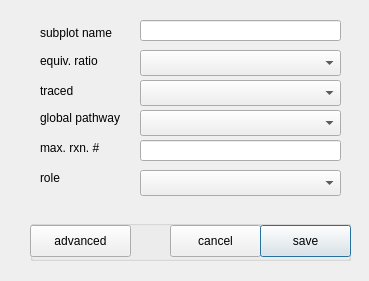
<?xml version="1.0" encoding="UTF-8"?>
<ui version="4.0">
 <class>Dialog</class>
 <widget class="QDialog" name="Dialog">
  <property name="geometry">
   <rect>
    <x>0</x>
    <y>0</y>
    <width>369</width>
    <height>281</height>
   </rect>
  </property>
  <property name="windowTitle">
   <string>reactions associated to GP</string>
  </property>
  <widget class="QLineEdit" name="txt_name">
   <property name="geometry">
    <rect>
     <x>140</x>
     <y>20</y>
     <width>201</width>
     <height>21</height>
    </rect>
   </property>
   <property name="text">
    <string/>
   </property>
  </widget>
  <widget class="QLabel" name="label_18">
   <property name="geometry">
    <rect>
     <x>40</x>
     <y>25</y>
     <width>121</width>
     <height>16</height>
    </rect>
   </property>
   <property name="text">
    <string>subplot name</string>
   </property>
  </widget>
  <widget class="QLabel" name="label_20">
   <property name="geometry">
    <rect>
     <x>40</x>
     <y>53</y>
     <width>121</width>
     <height>16</height>
    </rect>
   </property>
   <property name="text">
    <string>equiv. ratio</string>
   </property>
  </widget>
  <widget class="QComboBox" name="cb_phi">
   <property name="geometry">
    <rect>
     <x>140</x>
     <y>50</y>
     <width>201</width>
     <height>26</height>
    </rect>
   </property>
  </widget>
  <widget class="QLabel" name="label_19">
   <property name="geometry">
    <rect>
     <x>40</x>
     <y>83</y>
     <width>121</width>
     <height>16</height>
    </rect>
   </property>
   <property name="text">
    <string>traced</string>
   </property>
  </widget>
  <widget class="QComboBox" name="cb_traced">
   <property name="geometry">
    <rect>
     <x>140</x>
     <y>80</y>
     <width>201</width>
     <height>26</height>
    </rect>
   </property>
  </widget>
  <widget class="QComboBox" name="cb_GP">
   <property name="geometry">
    <rect>
     <x>140</x>
     <y>110</y>
     <width>201</width>
     <height>26</height>
    </rect>
   </property>
  </widget>
  <widget class="QLabel" name="label_21">
   <property name="geometry">
    <rect>
     <x>40</x>
     <y>110</y>
     <width>121</width>
     <height>16</height>
    </rect>
   </property>
   <property name="text">
    <string>global pathway</string>
   </property>
  </widget>
  <widget class="QGroupBox" name="groupBox_3">
   <property name="geometry">
    <rect>
     <x>30</x>
     <y>220</y>
     <width>321</width>
     <height>41</height>
    </rect>
   </property>
   <property name="title">
    <string/>
   </property>
   <property name="flat">
    <bool>true</bool>
   </property>
   <widget class="QPushButton" name="btn_cancel">
    <property name="geometry">
     <rect>
      <x>140</x>
      <y>5</y>
      <width>91</width>
      <height>32</height>
     </rect>
    </property>
    <property name="text">
     <string>cancel</string>
    </property>
   </widget>
   <widget class="QPushButton" name="btn_save">
    <property name="geometry">
     <rect>
      <x>230</x>
      <y>5</y>
      <width>91</width>
      <height>32</height>
     </rect>
    </property>
    <property name="text">
     <string>save</string>
    </property>
    <property name="default">
     <bool>true</bool>
    </property>
   </widget>
   <widget class="QPushButton" name="btn_adv">
    <property name="geometry">
     <rect>
      <x>0</x>
      <y>5</y>
      <width>101</width>
      <height>32</height>
     </rect>
    </property>
    <property name="text">
     <string>advanced</string>
    </property>
   </widget>
  </widget>
  <widget class="QLabel" name="label_22">
   <property name="geometry">
    <rect>
     <x>40</x>
     <y>140</y>
     <width>121</width>
     <height>16</height>
    </rect>
   </property>
   <property name="text">
    <string>max. rxn. #</string>
   </property>
  </widget>
  <widget class="QLineEdit" name="txt_nrxn">
   <property name="geometry">
    <rect>
     <x>140</x>
     <y>140</y>
     <width>201</width>
     <height>21</height>
    </rect>
   </property>
   <property name="text">
    <string/>
   </property>
  </widget>
  <widget class="QLabel" name="label_23">
   <property name="geometry">
    <rect>
     <x>40</x>
     <y>170</y>
     <width>121</width>
     <height>16</height>
    </rect>
   </property>
   <property name="text">
    <string>role</string>
   </property>
  </widget>
  <widget class="QComboBox" name="cb_role">
   <property name="geometry">
    <rect>
     <x>140</x>
     <y>170</y>
     <width>201</width>
     <height>26</height>
    </rect>
   </property>
  </widget>
 </widget>
 <resources/>
 <connections/>
</ui>
